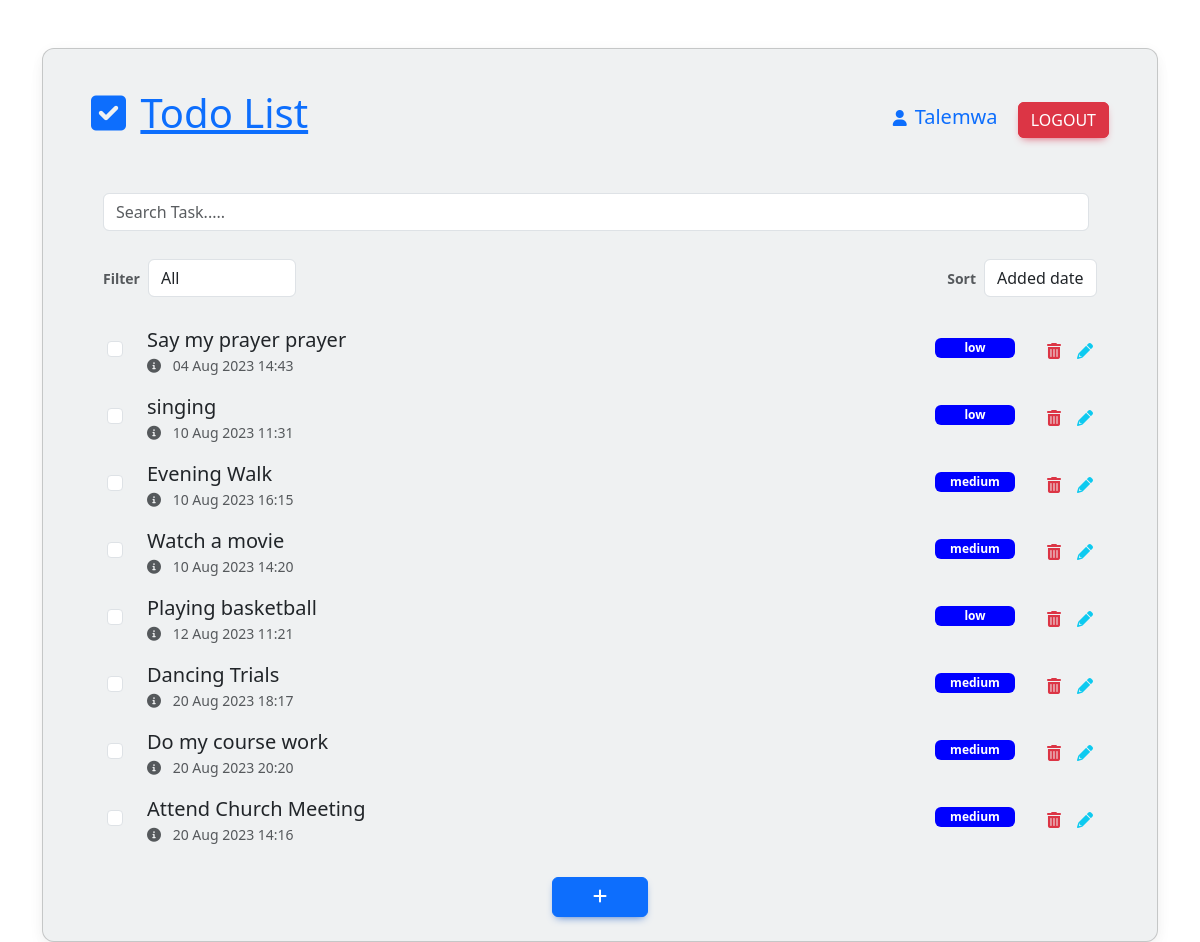
The app's page /dashboard (signed in) with its own data.
### app.py (models this page shows, shortened)
class User(db.Model, UserMixin):
    id = db.Column(db.Integer, primary_key=True)
    fullname = db.Column(db.String(50), nullable=False)
    email = db.Column(db.String(120), nullable=False, unique=True)
    username = db.Column(db.String(20), nullable=False, unique=True)
    password = db.Column(db.String(80), nullable=False)

class Task(db.Model):
    id = db.Column(db.Integer, primary_key=True)
    user_id = db.Column(db.Integer, db.ForeignKey('user.id'), nullable=False)
    task = db.Column(db.String(50), nullable=False)
    description = db.Column(db.String(255), nullable=True)
    due_date = db.Column(db.Date, nullable=False)
    due_time = db.Column(db.Time, nullable=True)
    completed = db.Column(db.Boolean, default=False)
    category = db.Column(db.String(10))  # 'low', 'medium', or 'high'
    def __init__(self, task, description, due_date, due_time, completed, category):
        self.task = task
        self.description = description
        self.due_date = due_date
        self.due_time = due_time
        self.completed = completed
        self.category = category

### app.py (the view, shortened to what this page needs)
@app.route("/dashboard", methods=["GET", "POST"])
@login_required
def dashboard():
    form = TaskForm(request.form)
    tasks = Task.query.filter_by(user_id=current_user.id).all()
    for task in tasks:
        task.formatted_due_date = task.due_date.strftime('%d %b %Y')
    task_for_modal = Task(
        task="",
        description="",
        due_date=None,
        due_time=None,
        completed=False,
        category=""
    )
    filter_param = request.args.get('filter', 'all')
    sort_param = request.args.get('sort', 'added_date')
    base_query = db.session.query(Task).join(User).filter(User.id == current_user.id)
    if filter_param == 'completed':
        base_query = base_query.filter(Task.completed == True)
    elif filter_param == 'active':
        base_query = base_query.filter(Task.completed == False)
    elif filter_param in ['low', 'medium', 'high']:
        base_query = base_query.filter(Task.category == filter_param)
    if sort_param == 'due_date':
        tasks = base_query.order_by(Task.due_date).all()
    else:
        tasks = base_query.order_by(Task.due_date).all()
    return render_template("dashboard.html", tasks=tasks, form=form, current_user=current_user)

### app.py
class TaskForm(FlaskForm):
    task = StringField("Task", validators=[InputRequired(), Length(max=50)])
    description = StringField("Description", validators=[InputRequired(), Length(max=255)])
    due_date = StringField("Due Date", validators=[InputRequired()])
    due_time = StringField("Due Time")
    category = StringField("Priority", validators=[InputRequired(), Length(max=10)])

### app.py (called while the page is built)
@login_manager.user_loader
def load_user(user_id):
    return User.query.get(int(user_id))

### templates/dashboard.html (shortened to what this page needs)
{% extends "base.html" %}
{% block body %}
<section class="vh-100">
    <div class="container py-5 h-100">
        <div class="row d-flex justify-content-center align-items-center h-100">
            <div class="col">
                <div class="card" id="list1" style="border-radius: .75rem; background-color: #eff1f2;">
                    <div class="card-body py-4 px-4 px-md-5">
                        <p
                            class="text-center mt-3 mb-4 pb-3 text-primary d-flex justify-content-between align-items-center">
                            <span class="h1">
                                <i class="fas fa-check-square me-1"></i>
                                <u>Todo List</u>
                            </span>
                            <span>
                                <i class="fas fa-user me-2"></i><span class="lead">{{ current_user.username }}</span>
                                <a href="{{ url_for('logout') }}"
                                    class="btn btn-danger ms-3 d-none d-md-inline">Logout</a>
                            </span>
                        </p>
                        <div class="container">
                            <div class="row">
                                <div class="col-md-12">
                                    <div class="d-flex justify-content-end align-items-center mb-1 pt-2 pb-3">
                                        <input type="text" id="searchBar" class="form-control me-2"
                                            placeholder="Search Task.....">
                                    </div>
                                    <div
                                        class="d-flex justify-content-between align-items-center mb-1 pt-2 pb-3 flex-wrap">
                                        <div class="d-flex align-items-center mb-2 mb-md-0">
                                            <p class="small mb-0 me-2 text-muted"><strong>Filter</strong></p>
                                            <select id="filterCategory" class="form-control select me-2">
                                                <option value="all" {% if filter_param=='all' %}selected{% endif %}>All
                                                </option>
                                            </select>
                                        </div>
                                        <div class="d-flex align-items-center mb-2 mb-md-0">
                                            <p class="small mb-0 me-2 text-muted"><strong>Sort</strong></p>
                                            <select class="form-control select">
                                                <option value="added_date">Added date</option>
                                            </select>
                                        </div>
                                    </div>
                                </div>
                            </div>
                        </div>
                        <ul class="list-group bg-transparent">
                            {% if tasks|length <= 0 %} <p class="lead text-center mt-4">No tasks to display.</p>
                                {% else %}
                                {% for task in tasks %}
                                <li class="list-group-item border-0 bg-transparent">
                                    <div class="d-flex align-items-center">
                                        <form method="post" action="/toggle_task_completion/{{ task.id }}"
                                            class="form-inline">
                                            <div class="form-check me-3">
                                                <input class="form-check-input" type="checkbox" value=""
                                                    id="flexCheckChecked{{ loop.index }}" aria-label="..."  onclick="this.form.submit()">
                                            </div>
                                        </form>
                                        <div class="flex-grow-1">
                                            <p class="lead fw-normal mb-0 {% if task.completed %} completed{% endif %}">
                                                {{
                                                task.task }}</p>
                                            <p class="small text-muted mb-0">
                                                <i class="fas fa-info-circle me-2"></i>
                                                {% if task.due_date %}
                                                {{ task.due_date.strftime('%d %b %Y') }}
                                                {% else %}
                                                No due date
                                                {% endif %}
                                                {% if task.due_time %}
                                                {{ task.due_time.strftime('%H:%M') }}
                                                {% else %}
                                                No due time
                                                {% endif %}
                                            </p>
                                        </div>
                                        <div class="mx-3">
                                            <span style="background-color: blue;"
                                                class="badge p-1 fixed-badge hide-on-sm">{{ task.category
                                                }}</span>
                                        </div>
                                        <div class="ms-3">
                                            <a href="#" class="text-danger delete-task-button" data-mdb-toggle="modal"
                                                data-toggle="tooltip" title="Delete Task"
                                                data-mdb-target="#deleteTaskModal" data-task-id="{{ task.id }}">
                                                <i class="fas fa-trash-alt"></i>
                                            </a>
                                        </div>
                                        <div class="ms-3">
                                            <a href="#" class="text-info edit-task-button" data-mdb-toggle="modal"
                                                data-toggle="tooltip" title="Edit Task"
                                                data-mdb-target="#editTaskModal-{{ task.id }}"
                                                data-task-id="{{ task.id }}">
                                                <i class="fas fa-pencil-alt"></i>
                                            </a>
                                        </div>
                                    </div>
                                </li>
                                {% endfor %}
                                {% endif %}
                        </ul>
                        <div class="d-flex flex-row justify-content-center align-items-center center-button mt-4">
                            <button type="button" class="btn btn-primary add-button" data-toggle="tooltip"
                                title="Add New Task" data-mdb-toggle="modal" data-mdb-target="#addTaskModal">
                                <i class="fas fa-plus plus"></i>
                            </button>
                        </div>
                    </div>
                </div>
            </div>
        </div>
    </div>
</section>
{% endblock body %}

### templates/base.html (shortened to what this page needs)
<!DOCTYPE html>
<html lang="en">
<head>
    <link href="https://cdnjs.cloudflare.com/ajax/libs/font-awesome/6.0.0/css/all.min.css" rel="stylesheet" />
    <link href="https://cdnjs.cloudflare.com/ajax/libs/mdb-ui-kit/6.4.1/mdb.min.css" rel="stylesheet" />
    <link href="https://cdn.jsdelivr.net/npm/bootstrap@5.3.1/dist/css/bootstrap.min.css" rel="stylesheet"
>
    <link rel="stylesheet" href="{{url_for('static', filename='css/home.css')}}">
    <link rel="stylesheet" href="{{url_for('static', filename='css/dashboard.css')}}">
</head>
<body>
{%block body%}
{% endblock body %}
</body>
</html>

### static/css/dashboard.css (style rules this page uses)
.center-button { display: flex; justify-content: center; align-items: center; position: sticky; bottom: 10px; }
.add-button { font-size: 10px; padding: 10px 40px; }
.add-button { display: block; margin: 0 auto; }
.fixed-badge { width: 80px; text-align: center; white-space: nowrap; overflow: hidden; text-overflow: ellipsis; }
.plus { font-size: 16px; }

### records on screen
User: username "Talemwa"
Task: task "Say my prayer prayer", due_date "04 Aug 2023", due_time "14:43", category "low"
Task: task "singing", due_date "10 Aug 2023", due_time "11:31", category "low"
Task: task "Evening Walk", due_date "10 Aug 2023", due_time "16:15", category "medium"
Task: task "Watch a movie", due_date "10 Aug 2023", due_time "14:20", category "medium"
Task: task "Playing basketball", due_date "12 Aug 2023", due_time "11:21", category "low"
Task: task "Dancing Trials", due_date "20 Aug 2023", due_time "18:17", category "medium"
Task: task "Do my course work", due_date "20 Aug 2023", due_time "20:20", category "medium"
Task: task "Attend Church Meeting", due_date "20 Aug 2023", due_time "14:16", category "medium"
